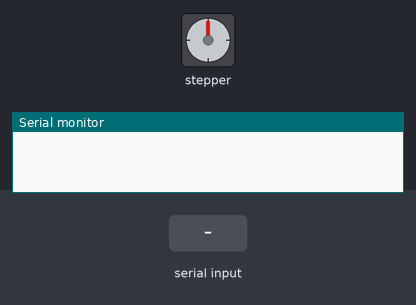
This sketch was run on a simulated Arduino Uno, built with avr-gcc and run on an emulated ATmega328P. Shown: stepper motor, the last lines printed to the serial monitor. Inputs (shaded band) come from the test bench. Stepper angles assume 2048 steps per turn.

Above: at 1.2 s.
1.3 s: "30,150\n" received over Serial
At 2.5 s:
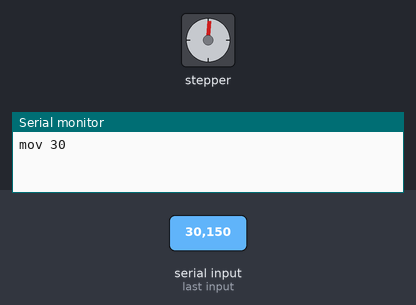
2.8 s: "90,45\n" received over Serial
At 4.1 s:
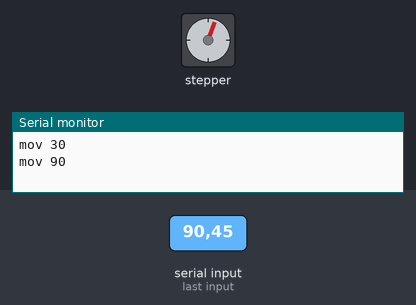
Timing chart, 0 to 5.8 s (numbered marks = the images above; inputs shaded):
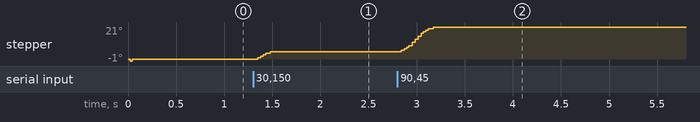

Measured:
- after the input at 2.8 s, stepper: turns 16° clockwise in 0.33 s, starting at once

The sketch:

Stepper-28BYJ-48-ULN2003-Driver.ino
```cpp
#include <AccelStepper.h>
#define HALFSTEP 4 //4 full //8half

// Motor pin definitions
#define motorPin1  8     // IN1 on the ULN2003 driver 1
#define motorPin2  9     // IN2 on the ULN2003 driver 1
#define motorPin3  10     // IN3 on the ULN2003 driver 1
#define motorPin4  11     // IN4 on the ULN2003 driver 1

// Initialize with pin sequence IN1-IN3-IN2-IN4 for using the AccelStepper with 28BYJ-48
AccelStepper stepper1(HALFSTEP, motorPin1, motorPin3, motorPin2, motorPin4);

void setup() {
  stepper1.setMaxSpeed(500);
  stepper1.setSpeed(500);
  stepper1.setAcceleration(2000);
  Serial.begin(921600);
}

void loop() {
  if (Serial.available() > 0) {
    String command = Serial.readStringUntil('\n'); // Leer el comando desde el puerto serie

    // Verificar si el último carácter es una nueva línea
    if (command.endsWith("\n") || command.endsWith("\0")) {
      // Eliminar el último carácter (nueva línea) de la cadena
      command.remove(command.length() - 1);
    }

    if (command.startsWith("speed ")) { // Si el comando comienza con "speed "
      int speedValue = command.substring(6).toInt(); // Obtener el valor de velocidad después de "speed "
      // Limitar la velocidad dentro del rango permitido
      speedValue = max(1, min(speedValue, 500));
      stepper1.setMaxSpeed(speedValue);
      stepper1.setSpeed(speedValue);
      Serial.println("speed " + String(speedValue)); // Enviar confirmación por serial
    } else if (command == "stop") { // Si el comando es "stop"
      //stopMotor(); // Llamar a la función para detener el motor
      stepper1.stop();
      Serial.println("motor stop"); // Enviar confirmación por serial
    } else if (command == "isrunning") { // Si el comando es "reboot"
      Serial.println("isrunning "+String(stepper1.isRunning()));
    } else if (command == "reboot") { // Si el comando es "reboot"
      Serial.println("reboot"); // Enviar confirmación por serial
      rebootArduino(); // Llamar a la función para reiniciar el Arduino
    } else { // Si no es "stop" ni "reboot", ni "speed XX", se asume que es un número
      long steps = command.toInt();
      if (steps == 0){
        stepper1.stop();
        stopMotor();
        Serial.println("motor stop");
      }else{
        stepper1.move(steps);
        Serial.println("mov "+String(steps)); // Enviar confirmación por serials
      }
    }
  }
  stepper1.run();
}

// Función para detener el motor
void stopMotor() {
  // Poner todos los pines de control del motor en LOW
  digitalWrite(8, LOW);
  digitalWrite(9, LOW);
  digitalWrite(10, LOW);
  digitalWrite(11, LOW);
}

// Función para reiniciar el Arduino
void rebootArduino() {
  // Reiniciar el Arduino
  asm volatile ("  jmp 0");
}
```
